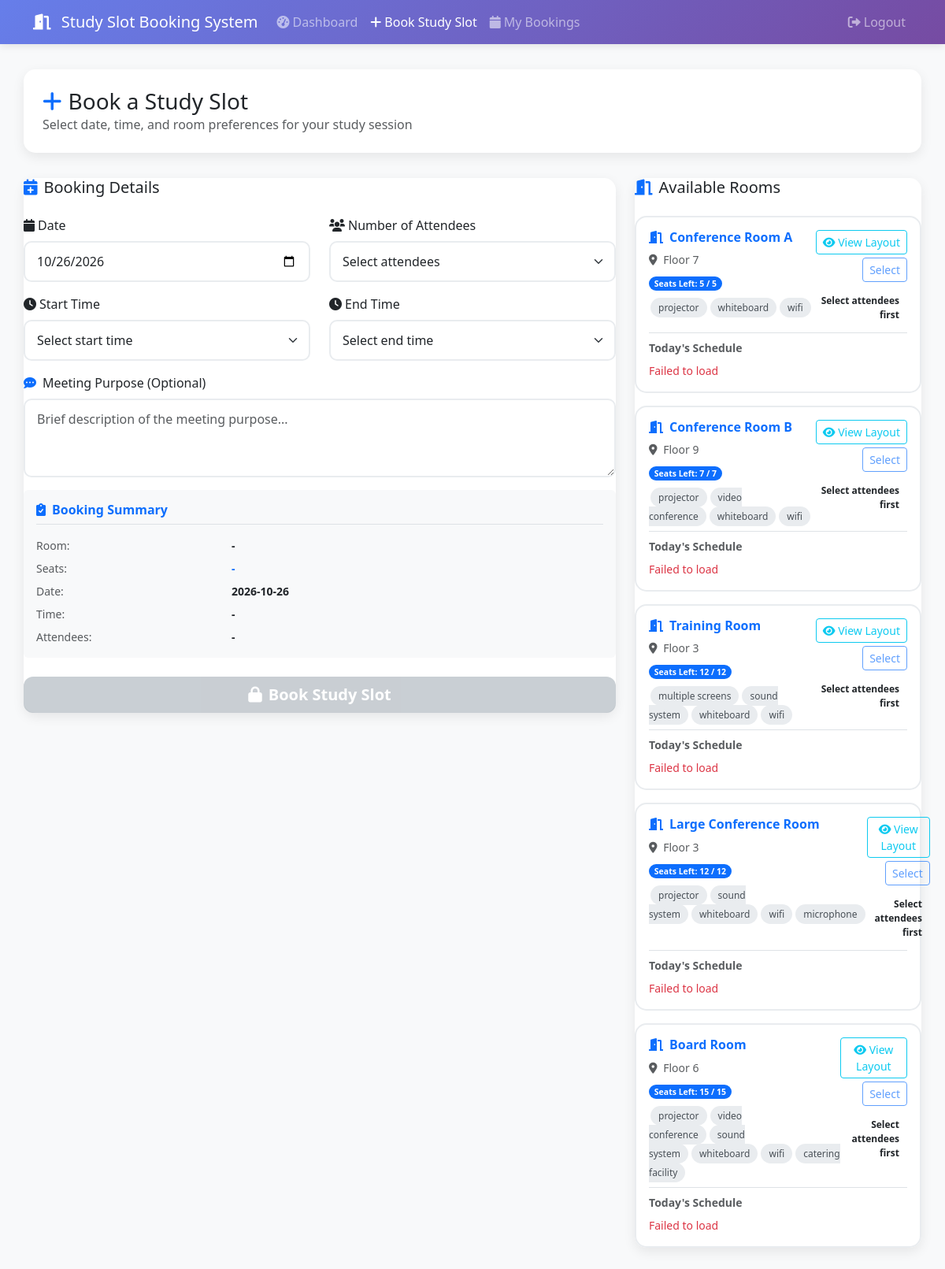
The page /book-room.php (signed in) on the database its author committed.
### tables this page shows
CREATE TABLE rooms (
    room_id VARCHAR(10) PRIMARY KEY,
    room_name VARCHAR(100) NOT NULL,
    capacity INT NOT NULL,
    location VARCHAR(100),
    description TEXT,
    amenities JSON,
    is_active BOOLEAN DEFAULT TRUE,
    created_at TIMESTAMP DEFAULT CURRENT_TIMESTAMP,
    updated_at TIMESTAMP DEFAULT CURRENT_TIMESTAMP ON UPDATE CURRENT_TIMESTAMP
);

### book-room.php (the view, shortened to what this page needs)
<?php
$db = Database::getInstance()->getConnection();
$stmt = $db->prepare("SELECT * FROM rooms WHERE is_active = 1 ORDER BY capacity ASC");
$stmt->execute();
$all_rooms = $stmt->fetchAll();
?>
<!DOCTYPE html>
<html lang="en">
<head>
    <link href="https://cdn.jsdelivr.net/npm/bootstrap@5.3.0/dist/css/bootstrap.min.css" rel="stylesheet">
    <link href="https://cdnjs.cloudflare.com/ajax/libs/font-awesome/6.0.0/css/all.min.css" rel="stylesheet">
    <link href="assets/styles.css" rel="stylesheet">
</head>
<body>
    <nav class="navbar navbar-expand-lg navbar-dark">
        <div class="container">
            <a class="navbar-brand" href="dashboard.php">
                <i class="fas fa-door-open me-2"></i>
                <?php echo APP_NAME; ?>
            </a>
            <div class="collapse navbar-collapse">
                <ul class="navbar-nav me-auto">
                    <li class="nav-item">
                        <a class="nav-link" href="dashboard.php">
                            <i class="fas fa-tachometer-alt me-1"></i>Dashboard
                        </a>
                    </li>
                    <li class="nav-item">
                        <a class="nav-link active" href="book-room.php">
                            <i class="fas fa-plus me-1"></i>Book Study Slot
                        </a>
                    </li>
                    <li class="nav-item">
                        <a class="nav-link" href="my-bookings.php">
                            <i class="fas fa-calendar me-1"></i>My Bookings
                        </a>
                    </li>
                </ul>
                <ul class="navbar-nav">
                    <li class="nav-item">
                        <a class="nav-link" href="dashboard.php?logout=1">
                            <i class="fas fa-sign-out-alt me-1"></i>Logout
                        </a>
                    </li>
                </ul>
            </div>
        </div>
    </nav>
    <div class="container main-content">
        <div class="page-header">
            <h1 class="h3 mb-0">
                <i class="fas fa-plus text-primary me-2"></i>Book a Study Slot
            </h1>
            <p class="text-muted mb-0">Select date, time, and room preferences for your study session</p>
        </div>
        <div class="row">
            <div class="col-lg-8 mb-4">
                <div class="booking-card">
                    <div class="card-body">
                        <h5 class="card-title mb-4">
                            <i class="fas fa-calendar-plus text-primary me-2"></i>Booking Details
                        </h5>
                        <form  method="POST" action="">
                            <div class="row">
                                <div class="col-md-6 mb-3">
                                    <label for="booking_date" class="form-label">
                                        <i class="fas fa-calendar me-1"></i>Date
                                    </label>
                                    <input type="date" class="form-control" id="booking_date" name="booking_date"
                                        min="<?php echo date('Y-m-d'); ?>" required>
                                </div>
                                <div class="col-md-6 mb-3">
                                    <label for="attendees" class="form-label">
                                        <i class="fas fa-users me-1"></i>Number of Attendees
                                    </label>
                                    <select class="form-select" id="attendees" name="attendees" required>
                                        <option value="">Select attendees</option>
                                    </select>
                                </div>
                            </div>
                            <div class="row">
                                <div class="col-md-6 mb-3">
                                    <label for="start_time" class="form-label">
                                        <i class="fas fa-clock me-1"></i>Start Time
                                    </label>
                                    <select class="form-select" id="start_time" name="start_time" required>
                                        <option value="">Select start time</option>
                                    </select>
                                </div>
                                <div class="col-md-6 mb-3">
                                    <label for="end_time" class="form-label">
                                        <i class="fas fa-clock me-1"></i>End Time
                                    </label>
                                    <select class="form-select" id="end_time" name="end_time" required>
                                        <option value="">Select end time</option>
                                    </select>
                                </div>
                            </div>
                            <div class="mb-3">
                                <label for="purpose" class="form-label">
                                    <i class="fas fa-comment-dots text-primary me-2"></i>Meeting Purpose (Optional)
                                </label>
                                <textarea name="purpose" id="purpose" class="form-control" rows="3" placeholder="Brief description of the meeting purpose..."></textarea>
                            </div>
                            <div class="card bg-light border-0 mb-4" id="booking-summary-card" style="display: none;">
                                <div class="card-body">
                                    <h6 class="card-title fw-bold text-primary border-bottom pb-2 mb-3"><i class="fas fa-clipboard-check me-2"></i>Booking Summary</h6>
                                    <div class="row small mb-2">
                                        <div class="col-4 text-muted">Room:</div>
                                        <div class="col-8 fw-bold" id="summary-room">-</div>
                                    </div>
                                    <div class="row small mb-2">
                                        <div class="col-4 text-muted">Seats:</div>
                                        <div class="col-8 fw-bold text-primary" id="summary-seats">-</div>
                                    </div>
                                    <div class="row small mb-2">
                                        <div class="col-4 text-muted">Date:</div>
                                        <div class="col-8 fw-bold" id="summary-date">-</div>
                                    </div>
                                    <div class="row small mb-2">
                                        <div class="col-4 text-muted">Time:</div>
                                        <div class="col-8 fw-bold" id="summary-time">-</div>
                                    </div>
                                    <div class="row small">
                                        <div class="col-4 text-muted">Attendees:</div>
                                        <div class="col-8 fw-bold" id="summary-attendees">-</div>
                                    </div>
                                </div>
                            </div>
                            <div class="d-grid">
                                <button type="submit" name="book_room" id="book-submit-btn"
                                        class="btn btn-lg"
                                        disabled
                                        style="background: #adb5bd; color: #fff; border: none; cursor: not-allowed; border-radius: 12px; font-weight: 600; transition: all 0.3s ease;">
                                </button>
                            </div>
                        </form>
                    </div>
                </div>
            </div>
            <div class="col-lg-4 mb-4">
                <div class="booking-card">
                    <div class="card-body">
                        <h5 class="card-title mb-4">
                            <i class="fas fa-door-open text-primary me-2"></i>Available Rooms
                        </h5>
                        <?php foreach ($all_rooms as $room): ?>
<div class="room-card mb-3 p-3 selectable-room"
     data-room-id="<?php echo $room['room_id']; ?>"
     data-capacity="<?php echo $room['capacity']; ?>"
     id="room-card-<?php echo $room['room_id']; ?>">
    <div class="d-flex justify-content-between mb-2">
        <div>
            <h6 class="mb-1 text-primary fw-bold">
                <i class="fas fa-door-open me-2"></i><?php echo htmlspecialchars($room['room_name']); ?>
            </h6>
            <p class="small text-muted mb-2 mt-2">
                <i class="fas fa-map-marker-alt me-1"></i>
                <?php echo htmlspecialchars($room['location']); ?>
            </p>
            <p class="small text-muted mb-2 room-occupancy-display" id="occupancy-display-<?php echo $room['room_id']; ?>">
                <span class="occupancy-stats mt-1 d-block" style="display:none;">
                    <span class="badge bg-primary rounded-pill">Seats Left: <span class="avail-count"><?php echo $room['capacity']; ?></span> / <?php echo $room['capacity']; ?></span>
                </span>
            </p>
            <?php if ($room['amenities']): ?>
                <div class="amenities">
                    <?php
                    $amenities = json_decode($room['amenities'], true);
                    if ($amenities) {
                        foreach ($amenities as $amenity) {
                            echo '<span class="amenity-badge">'
                                . htmlspecialchars(str_replace('_',' ',$amenity))
                                . '</span>';
                                                         }
                                    }
                    ?>
                </div>
            <?php endif; ?>
        </div>
        <div class="text-end">
    <button
        type="button"
        class="btn btn-outline-info btn-sm view-layout-btn mb-1"
        data-bs-toggle="modal"
        data-bs-target="#roomLayoutModal"
        data-room-id="<?php echo $room['room_id']; ?>"
        data-room-name="<?php echo htmlspecialchars($room['room_name']); ?>"
        data-capacity="<?php echo $room['capacity']; ?>">
        <i class="fas fa-eye"></i> View Layout
    </button><br>
    <button
        type="button"
        class="btn btn-outline-primary btn-sm select-room-btn">
    </button>
    <div class="status-badge badge-available mt-2">
    </div>
</div>
    </div>
    <div class="mt-2 timeline-container border-top pt-2" id="timeline-<?php echo $room['room_id']; ?>" style="display: none;">
        <small class="fw-bold text-muted d-block mb-2">Today's Schedule</small>
        <div class="schedule-list small" id="schedule-list-<?php echo $room['room_id']; ?>">
        </div>
    </div>
</div>
<?php endforeach; ?>
                    </div>
                </div>
                    </div>
                </div>
            </div>
</body>
</html>

### assets/styles.css (style rules this page uses)
:root { --primary: #667eea; --secondary: #764ba2; --light: #f8f9fa; --border: #e9ecef; --text: #495057; }
body { background-color: var(--light); font-family: 'Segoe UI', Tahoma, Geneva, Verdana, sans-serif; }
.navbar { background: linear-gradient(135deg, var(--primary) 0%, var(--secondary) 100%); box-shadow: 0 2px 10px rgba(0, 0, 0, 0.1); }
.main-content { padding: 2rem 0; }
.booking-card, .page-header { background: white; border-radius: 15px; box-shadow: 0 5px 15px rgba(0, 0, 0, 0.08); border: none; }
.page-header { padding: 1.5rem; margin-bottom: 2rem; }
.room-card { border: 2px solid var(--border); border-radius: 15px; transition: all 0.3s ease; cursor: pointer; }
.form-control, .form-select { border-radius: 10px; border: 2px solid var(--border); padding: 12px 15px; }
.amenity-badge { background: var(--border); color: var(--text); padding: 4px 10px; border-radius: 15px; font-size: 0.75rem; margin: 2px; }
.status-badge { display:inline-block; padding:5px 10px; border-radius:20px; font-size:12px; font-weight:600; margin-top:10px; }

### rows shown on the page
rooms: room_name "Conference Room A", location "Floor 7", capacity "5", amenities "projector", amenities "whiteboard", amenities "wifi"
rooms: room_name "Conference Room B", location "Floor 9", capacity "7", amenities "projector", amenities "video conference", amenities "whiteboard", amenities "wifi"
rooms: room_name "Training Room", location "Floor 3", capacity "12", amenities "multiple screens", amenities "sound system", amenities "whiteboard", amenities "wifi"
rooms: room_name "Large Conference Room", location "Floor 3", capacity "12", amenities "projector", amenities "sound system", amenities "whiteboard", amenities "wifi", amenities "microphone"
rooms: room_name "Board Room", location "Floor 6", capacity "15", amenities "projector", amenities "video conference", amenities "sound system", amenities "whiteboard", amenities "wifi", amenities "catering facility"

### other values the page prints
APP_NAME "Study Slot Booking System"
